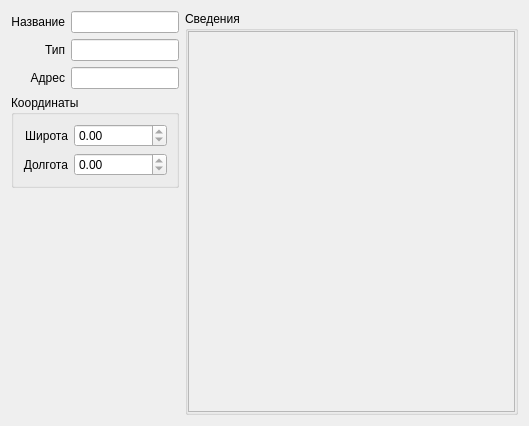
<?xml version="1.0" encoding="UTF-8"?>
<ui version="4.0">
 <class>Form</class>
 <widget class="QWidget" name="Form">
  <property name="geometry">
   <rect>
    <x>0</x>
    <y>0</y>
    <width>529</width>
    <height>426</height>
   </rect>
  </property>
  <property name="windowTitle">
   <string>Информация</string>
  </property>
  <layout class="QHBoxLayout" name="horizontalLayout" stretch="0,1">
   <item>
    <layout class="QVBoxLayout" name="verticalLayout_2" stretch="0,0,1">
     <item>
      <layout class="QGridLayout" name="gridLayout">
       <item row="0" column="0">
        <widget class="QLabel" name="lbl_name">
         <property name="text">
          <string>Название</string>
         </property>
         <property name="alignment">
          <set>Qt::AlignRight|Qt::AlignTrailing|Qt::AlignVCenter</set>
         </property>
        </widget>
       </item>
       <item row="0" column="1">
        <widget class="QLineEdit" name="lne_name">
         <property name="readOnly">
          <bool>true</bool>
         </property>
        </widget>
       </item>
       <item row="2" column="1">
        <widget class="QLineEdit" name="lne_address">
         <property name="readOnly">
          <bool>true</bool>
         </property>
        </widget>
       </item>
       <item row="2" column="0">
        <widget class="QLabel" name="lbl_address">
         <property name="text">
          <string>Адрес</string>
         </property>
         <property name="alignment">
          <set>Qt::AlignRight|Qt::AlignTrailing|Qt::AlignVCenter</set>
         </property>
        </widget>
       </item>
       <item row="1" column="0">
        <widget class="QLabel" name="lbl_type">
         <property name="text">
          <string>Тип</string>
         </property>
         <property name="alignment">
          <set>Qt::AlignRight|Qt::AlignTrailing|Qt::AlignVCenter</set>
         </property>
        </widget>
       </item>
       <item row="1" column="1">
        <widget class="QLineEdit" name="lne_type">
         <property name="readOnly">
          <bool>true</bool>
         </property>
        </widget>
       </item>
      </layout>
     </item>
     <item>
      <widget class="QGroupBox" name="gb_coords">
       <property name="title">
        <string>Координаты</string>
       </property>
       <property name="checkable">
        <bool>false</bool>
       </property>
       <property name="checked">
        <bool>false</bool>
       </property>
       <layout class="QGridLayout" name="gridLayout_2" columnstretch="0,1">
        <item row="0" column="0">
         <widget class="QLabel" name="lbl_latitude">
          <property name="text">
           <string>Широта</string>
          </property>
          <property name="alignment">
           <set>Qt::AlignRight|Qt::AlignTrailing|Qt::AlignVCenter</set>
          </property>
         </widget>
        </item>
        <item row="0" column="1">
         <widget class="QDoubleSpinBox" name="spb_latitude">
          <property name="readOnly">
           <bool>true</bool>
          </property>
          <property name="minimum">
           <double>-90.000000000000000</double>
          </property>
          <property name="maximum">
           <double>90.000000000000000</double>
          </property>
         </widget>
        </item>
        <item row="1" column="0">
         <widget class="QLabel" name="lbl_longitude">
          <property name="text">
           <string>Долгота</string>
          </property>
          <property name="alignment">
           <set>Qt::AlignRight|Qt::AlignTrailing|Qt::AlignVCenter</set>
          </property>
         </widget>
        </item>
        <item row="1" column="1">
         <widget class="QDoubleSpinBox" name="spb_longitude">
          <property name="readOnly">
           <bool>true</bool>
          </property>
          <property name="maximum">
           <double>360.000000000000000</double>
          </property>
         </widget>
        </item>
       </layout>
      </widget>
     </item>
     <item>
      <widget class="QWidget" name="wdg_map" native="true"/>
     </item>
    </layout>
   </item>
   <item>
    <widget class="QGroupBox" name="gb_info">
     <property name="title">
      <string>Сведения</string>
     </property>
     <layout class="QVBoxLayout" name="verticalLayout">
      <property name="leftMargin">
       <number>0</number>
      </property>
      <property name="topMargin">
       <number>0</number>
      </property>
      <property name="rightMargin">
       <number>0</number>
      </property>
      <property name="bottomMargin">
       <number>0</number>
      </property>
      <item>
       <widget class="QScrollArea" name="sca_products">
        <property name="horizontalScrollBarPolicy">
         <enum>Qt::ScrollBarAlwaysOff</enum>
        </property>
        <property name="widgetResizable">
         <bool>true</bool>
        </property>
        <widget class="QWidget" name="scrollAreaWidgetContents">
         <property name="geometry">
          <rect>
           <x>0</x>
           <y>0</y>
           <width>310</width>
           <height>391</height>
          </rect>
         </property>
        </widget>
       </widget>
      </item>
     </layout>
    </widget>
   </item>
  </layout>
 </widget>
 <resources/>
 <connections/>
</ui>
